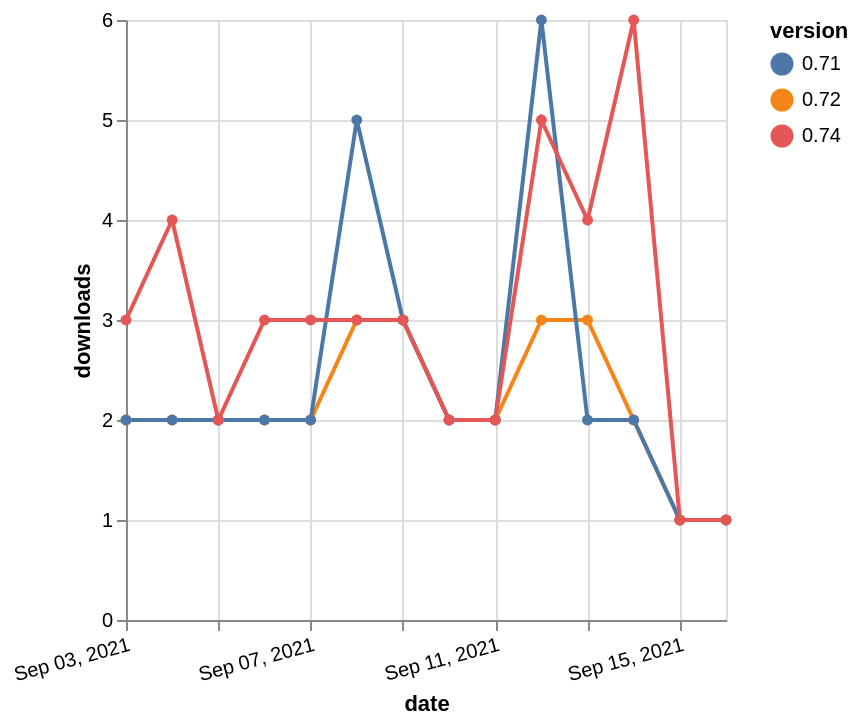

Here is the Vega-Lite specification saved for this chart:
### Vega-Lite specification from a JSON file in a GitHub repository (floating-point values rounded to 4 significant figures)
{"$schema": "https://vega.github.io/schema/vega-lite/v5.json", "description": "A simple bar chart with embedded data.", "data": {"values": [{"date": "2021-09-03", "total": 2265, "delta": 2, "version": "0.72"}, {"date": "2021-09-04", "total": 2267, "delta": 2, "version": "0.72"}, {"date": "2021-09-05", "total": 2269, "delta": 2, "version": "0.72"}, {"date": "2021-09-06", "total": 2271, "delta": 2, "version": "0.72"}, {"date": "2021-09-07", "total": 2273, "delta": 2, "version": "0.72"}, {"date": "2021-09-08", "total": 2276, "delta": 3, "version": "0.72"}, {"date": "2021-09-09", "total": 2279, "delta": 3, "version": "0.72"}, {"date": "2021-09-10", "total": 2281, "delta": 2, "version": "0.72"}, {"date": "2021-09-11", "total": 2283, "delta": 2, "version": "0.72"}, {"date": "2021-09-12", "total": 2286, "delta": 3, "version": "0.72"}, {"date": "2021-09-13", "total": 2289, "delta": 3, "version": "0.72"}, {"date": "2021-09-14", "total": 2291, "delta": 2, "version": "0.72"}, {"date": "2021-09-15", "total": 2292, "delta": 1, "version": "0.72"}, {"date": "2021-09-16", "total": 2293, "delta": 1, "version": "0.72"}, {"date": "2021-09-03", "total": 3577, "delta": 2, "version": "0.71"}, {"date": "2021-09-04", "total": 3579, "delta": 2, "version": "0.71"}, {"date": "2021-09-05", "total": 3581, "delta": 2, "version": "0.71"}, {"date": "2021-09-06", "total": 3583, "delta": 2, "version": "0.71"}, {"date": "2021-09-07", "total": 3585, "delta": 2, "version": "0.71"}, {"date": "2021-09-08", "total": 3590, "delta": 5, "version": "0.71"}, {"date": "2021-09-09", "total": 3593, "delta": 3, "version": "0.71"}, {"date": "2021-09-10", "total": 3595, "delta": 2, "version": "0.71"}, {"date": "2021-09-11", "total": 3597, "delta": 2, "version": "0.71"}, {"date": "2021-09-12", "total": 3603, "delta": 6, "version": "0.71"}, {"date": "2021-09-13", "total": 3605, "delta": 2, "version": "0.71"}, {"date": "2021-09-14", "total": 3607, "delta": 2, "version": "0.71"}, {"date": "2021-09-15", "total": 3608, "delta": 1, "version": "0.71"}, {"date": "2021-09-16", "total": 3609, "delta": 1, "version": "0.71"}, {"date": "2021-09-03", "total": 2473, "delta": 3, "version": "0.74"}, {"date": "2021-09-04", "total": 2477, "delta": 4, "version": "0.74"}, {"date": "2021-09-05", "total": 2479, "delta": 2, "version": "0.74"}, {"date": "2021-09-06", "total": 2482, "delta": 3, "version": "0.74"}, {"date": "2021-09-07", "total": 2485, "delta": 3, "version": "0.74"}, {"date": "2021-09-08", "total": 2488, "delta": 3, "version": "0.74"}, {"date": "2021-09-09", "total": 2491, "delta": 3, "version": "0.74"}, {"date": "2021-09-10", "total": 2493, "delta": 2, "version": "0.74"}, {"date": "2021-09-11", "total": 2495, "delta": 2, "version": "0.74"}, {"date": "2021-09-12", "total": 2500, "delta": 5, "version": "0.74"}, {"date": "2021-09-13", "total": 2504, "delta": 4, "version": "0.74"}, {"date": "2021-09-14", "total": 2510, "delta": 6, "version": "0.74"}, {"date": "2021-09-15", "total": 2511, "delta": 1, "version": "0.74"}, {"date": "2021-09-16", "total": 2512, "delta": 1, "version": "0.74"}]}, "width": "container", "mark": {"type": "line", "point": {"filled": true}}, "encoding": {"x": {"field": "date", "type": "temporal", "timeUnit": "yearmonthdate", "title": "date", "axis": {"labelAngle": -15}}, "y": {"field": "delta", "type": "quantitative", "title": "downloads"}, "color": {"field": "version", "type": "nominal"}, "tooltip": {"field": "delta"}}}
